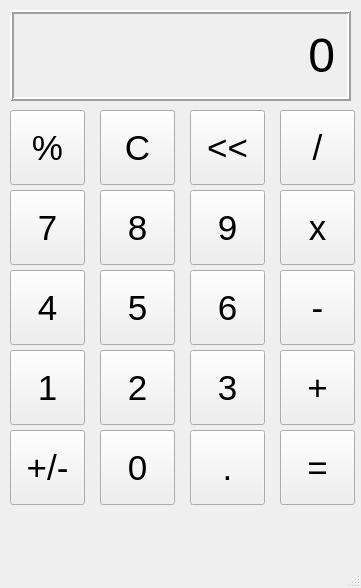
<?xml version="1.0" encoding="UTF-8"?>
<ui version="4.0">
 <class>MainWindow</class>
 <widget class="QMainWindow" name="MainWindow">
  <property name="geometry">
   <rect>
    <x>0</x>
    <y>0</y>
    <width>361</width>
    <height>588</height>
   </rect>
  </property>
  <property name="windowTitle">
   <string>Calculator</string>
  </property>
  <widget class="QWidget" name="centralwidget">
   <widget class="QLabel" name="outputLabel">
    <property name="geometry">
     <rect>
      <x>10</x>
      <y>10</y>
      <width>341</width>
      <height>91</height>
     </rect>
    </property>
    <property name="font">
     <font>
      <pointsize>36</pointsize>
     </font>
    </property>
    <property name="frameShape">
     <enum>QFrame::Box</enum>
    </property>
    <property name="frameShadow">
     <enum>QFrame::Raised</enum>
    </property>
    <property name="lineWidth">
     <number>2</number>
    </property>
    <property name="text">
     <string>0</string>
    </property>
    <property name="alignment">
     <set>Qt::AlignRight|Qt::AlignTrailing|Qt::AlignVCenter</set>
    </property>
    <property name="margin">
     <number>10</number>
    </property>
   </widget>
   <widget class="QPushButton" name="yuzdeButton">
    <property name="geometry">
     <rect>
      <x>10</x>
      <y>110</y>
      <width>75</width>
      <height>75</height>
     </rect>
    </property>
    <property name="font">
     <font>
      <pointsize>26</pointsize>
     </font>
    </property>
    <property name="text">
     <string>%</string>
    </property>
   </widget>
   <widget class="QPushButton" name="cButton">
    <property name="geometry">
     <rect>
      <x>100</x>
      <y>110</y>
      <width>75</width>
      <height>75</height>
     </rect>
    </property>
    <property name="font">
     <font>
      <pointsize>26</pointsize>
     </font>
    </property>
    <property name="text">
     <string>C</string>
    </property>
   </widget>
   <widget class="QPushButton" name="okButton">
    <property name="geometry">
     <rect>
      <x>190</x>
      <y>110</y>
      <width>75</width>
      <height>75</height>
     </rect>
    </property>
    <property name="font">
     <font>
      <pointsize>26</pointsize>
     </font>
    </property>
    <property name="text">
     <string>&lt;&lt;</string>
    </property>
   </widget>
   <widget class="QPushButton" name="bolmeButton">
    <property name="geometry">
     <rect>
      <x>280</x>
      <y>110</y>
      <width>75</width>
      <height>75</height>
     </rect>
    </property>
    <property name="font">
     <font>
      <pointsize>26</pointsize>
     </font>
    </property>
    <property name="text">
     <string>/</string>
    </property>
   </widget>
   <widget class="QPushButton" name="yediButton">
    <property name="geometry">
     <rect>
      <x>10</x>
      <y>190</y>
      <width>75</width>
      <height>75</height>
     </rect>
    </property>
    <property name="font">
     <font>
      <pointsize>26</pointsize>
     </font>
    </property>
    <property name="text">
     <string>7</string>
    </property>
   </widget>
   <widget class="QPushButton" name="dokuzButton">
    <property name="geometry">
     <rect>
      <x>190</x>
      <y>190</y>
      <width>75</width>
      <height>75</height>
     </rect>
    </property>
    <property name="font">
     <font>
      <pointsize>26</pointsize>
     </font>
    </property>
    <property name="text">
     <string>9</string>
    </property>
   </widget>
   <widget class="QPushButton" name="sekizButton">
    <property name="geometry">
     <rect>
      <x>100</x>
      <y>190</y>
      <width>75</width>
      <height>75</height>
     </rect>
    </property>
    <property name="font">
     <font>
      <pointsize>26</pointsize>
     </font>
    </property>
    <property name="text">
     <string>8</string>
    </property>
   </widget>
   <widget class="QPushButton" name="carpmaButton">
    <property name="geometry">
     <rect>
      <x>280</x>
      <y>190</y>
      <width>75</width>
      <height>75</height>
     </rect>
    </property>
    <property name="font">
     <font>
      <pointsize>26</pointsize>
     </font>
    </property>
    <property name="text">
     <string>x</string>
    </property>
   </widget>
   <widget class="QPushButton" name="dortButton">
    <property name="geometry">
     <rect>
      <x>10</x>
      <y>270</y>
      <width>75</width>
      <height>75</height>
     </rect>
    </property>
    <property name="font">
     <font>
      <pointsize>26</pointsize>
     </font>
    </property>
    <property name="text">
     <string>4</string>
    </property>
   </widget>
   <widget class="QPushButton" name="altiButton">
    <property name="geometry">
     <rect>
      <x>190</x>
      <y>270</y>
      <width>75</width>
      <height>75</height>
     </rect>
    </property>
    <property name="font">
     <font>
      <pointsize>26</pointsize>
     </font>
    </property>
    <property name="text">
     <string>6</string>
    </property>
   </widget>
   <widget class="QPushButton" name="besButton">
    <property name="geometry">
     <rect>
      <x>100</x>
      <y>270</y>
      <width>75</width>
      <height>75</height>
     </rect>
    </property>
    <property name="font">
     <font>
      <pointsize>26</pointsize>
     </font>
    </property>
    <property name="text">
     <string>5</string>
    </property>
   </widget>
   <widget class="QPushButton" name="cikarmaButton">
    <property name="geometry">
     <rect>
      <x>280</x>
      <y>270</y>
      <width>75</width>
      <height>75</height>
     </rect>
    </property>
    <property name="font">
     <font>
      <pointsize>26</pointsize>
     </font>
    </property>
    <property name="text">
     <string>-</string>
    </property>
   </widget>
   <widget class="QPushButton" name="birButton">
    <property name="geometry">
     <rect>
      <x>10</x>
      <y>350</y>
      <width>75</width>
      <height>75</height>
     </rect>
    </property>
    <property name="font">
     <font>
      <pointsize>26</pointsize>
     </font>
    </property>
    <property name="text">
     <string>1</string>
    </property>
   </widget>
   <widget class="QPushButton" name="ucButton">
    <property name="geometry">
     <rect>
      <x>190</x>
      <y>350</y>
      <width>75</width>
      <height>75</height>
     </rect>
    </property>
    <property name="font">
     <font>
      <pointsize>26</pointsize>
     </font>
    </property>
    <property name="text">
     <string>3</string>
    </property>
   </widget>
   <widget class="QPushButton" name="ikiButton">
    <property name="geometry">
     <rect>
      <x>100</x>
      <y>350</y>
      <width>75</width>
      <height>75</height>
     </rect>
    </property>
    <property name="font">
     <font>
      <pointsize>26</pointsize>
     </font>
    </property>
    <property name="text">
     <string>2</string>
    </property>
   </widget>
   <widget class="QPushButton" name="toplamaButton">
    <property name="geometry">
     <rect>
      <x>280</x>
      <y>350</y>
      <width>75</width>
      <height>75</height>
     </rect>
    </property>
    <property name="font">
     <font>
      <pointsize>26</pointsize>
     </font>
    </property>
    <property name="text">
     <string>+</string>
    </property>
   </widget>
   <widget class="QPushButton" name="artieksiButton">
    <property name="geometry">
     <rect>
      <x>10</x>
      <y>430</y>
      <width>75</width>
      <height>75</height>
     </rect>
    </property>
    <property name="font">
     <font>
      <pointsize>26</pointsize>
     </font>
    </property>
    <property name="text">
     <string>+/-</string>
    </property>
   </widget>
   <widget class="QPushButton" name="noktaButton">
    <property name="geometry">
     <rect>
      <x>190</x>
      <y>430</y>
      <width>75</width>
      <height>75</height>
     </rect>
    </property>
    <property name="font">
     <font>
      <pointsize>26</pointsize>
     </font>
    </property>
    <property name="text">
     <string>.</string>
    </property>
   </widget>
   <widget class="QPushButton" name="sifirButton">
    <property name="geometry">
     <rect>
      <x>100</x>
      <y>430</y>
      <width>75</width>
      <height>75</height>
     </rect>
    </property>
    <property name="font">
     <font>
      <pointsize>26</pointsize>
     </font>
    </property>
    <property name="text">
     <string>0</string>
    </property>
   </widget>
   <widget class="QPushButton" name="esittirButton">
    <property name="geometry">
     <rect>
      <x>280</x>
      <y>430</y>
      <width>75</width>
      <height>75</height>
     </rect>
    </property>
    <property name="font">
     <font>
      <pointsize>26</pointsize>
     </font>
    </property>
    <property name="text">
     <string>=</string>
    </property>
   </widget>
  </widget>
  <widget class="QMenuBar" name="menubar">
   <property name="geometry">
    <rect>
     <x>0</x>
     <y>0</y>
     <width>361</width>
     <height>26</height>
    </rect>
   </property>
  </widget>
  <widget class="QStatusBar" name="statusbar"/>
 </widget>
 <resources/>
 <connections/>
</ui>
